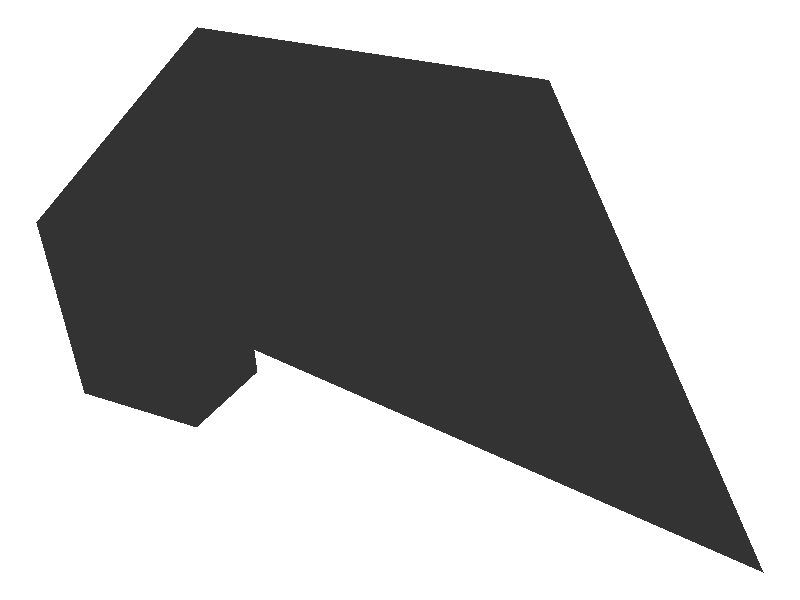

Source code (R):
## ---- chunk 1
knitr::opts_chunk$set(echo = TRUE)
library(tidyverse)
library(ggplot2)

## ---- chunk 2

df <- data.frame(x=0, y=0)
for (i in 2:250){
  df[i,1] <- df[i-1,1]+((0.69)^i)*cos(i)
  df[i,2] <- df[i-1,2]+((0.69)^i)*sin(i)   
}
ggplot(df, aes(x,y)) + 
  geom_polygon()+
  theme_void()

